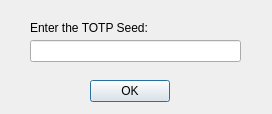
<?xml version="1.0" encoding="UTF-8"?>
<ui version="4.0">
 <class>TOTPSettings</class>
 <widget class="QDialog" name="TOTPSettings">
  <property name="geometry">
   <rect>
    <x>0</x>
    <y>0</y>
    <width>272</width>
    <height>114</height>
   </rect>
  </property>
  <property name="windowTitle">
   <string>Dialog</string>
  </property>
  <widget class="QLabel" name="label">
   <property name="geometry">
    <rect>
     <x>30</x>
     <y>20</y>
     <width>151</width>
     <height>16</height>
    </rect>
   </property>
   <property name="text">
    <string>Enter the TOTP Seed:</string>
   </property>
  </widget>
  <widget class="QLineEdit" name="seedEdit">
   <property name="geometry">
    <rect>
     <x>30</x>
     <y>40</y>
     <width>211</width>
     <height>22</height>
    </rect>
   </property>
  </widget>
  <widget class="QPushButton" name="okButton">
   <property name="geometry">
    <rect>
     <x>90</x>
     <y>80</y>
     <width>80</width>
     <height>22</height>
    </rect>
   </property>
   <property name="text">
    <string>OK</string>
   </property>
  </widget>
 </widget>
 <resources/>
 <connections>
  <connection>
   <sender>okButton</sender>
   <signal>clicked()</signal>
   <receiver>TOTPSettings</receiver>
   <slot>accept()</slot>
   <hints>
    <hint type="sourcelabel">
     <x>129</x>
     <y>90</y>
    </hint>
    <hint type="destinationlabel">
     <x>135</x>
     <y>56</y>
    </hint>
   </hints>
  </connection>
 </connections>
</ui>
